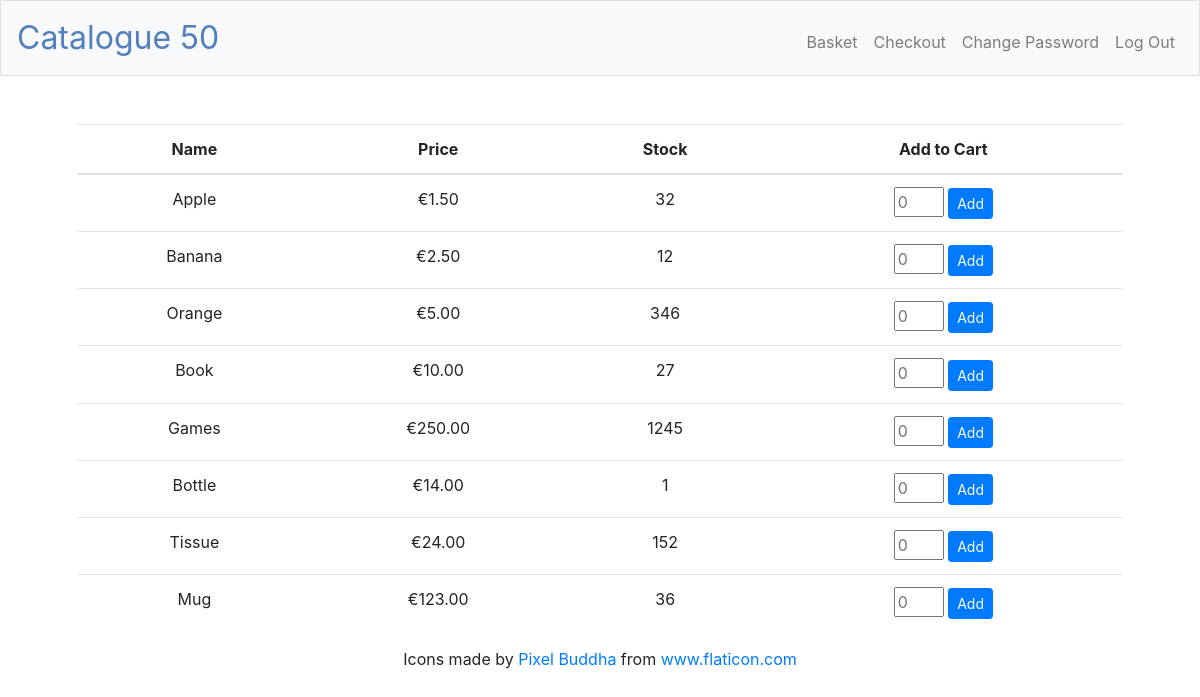
Page / (signed in) on the committed database.
### tables this page shows
CREATE TABLE product_master (
    product_code INTEGER UNIQUE PRIMARY KEY AUTOINCREMENT,
    product_description VARCHAR(40) NOT NULL,
    price REAL,
    stock INTEGER,
    image BLOB
);

### application.py (the view)
@app.route("/")
@login_required
def index():
    products = db.execute("SELECT * FROM product_master")
    return render_template("index.html", products=products)

### application.py (called while the page is built)
@app.after_request
def after_request(response):
    response.headers["Cache-Control"] = "no-cache, no-store, must-revalidate"
    response.headers["Expires"] = 0
    response.headers["Pragma"] = "no-cache"
    return response

### helpers.py (called while the page is built)
def login_required(f):
    @wraps(f)
    def decorated_function(*args, **kwargs):
        if session.get("user_id") is None:
            return redirect("/login")
        return f(*args, **kwargs)
    return decorated_function

def euro(value):
    return f"€{value:,.2f}"

### templates/index.html (shortened to what this page needs)
{% extends "layout.html" %}
{% block main %}
    <table class="table table-hover">
        <thead>
            <tr>
                <th>Name</th>
                <th>Price</th>
                <th>Stock</th>
                <th>Add to Cart</th>
            </tr>
        </thead>
        <tbody>
            {% for product in products %}
                <tr>
                    <td>{{ product.product_description }}</td>
                    <td>{{ product.price | euro}}</td>
                    <td>{{ product.stock }}</td>
                    <td>
                        <form action="/order" method="post">
                            <input type="number" name="items" min="0" max={{product.stock}} placeholder="0" style="width:50px" required>
                            <button class="btn btn-sm btn-primary" type="submit" name="submit">Add</button>
                        </form>
                    </td>
                </tr>
            {% endfor %}
        </tbody>
    </table>
{% endblock %}

### templates/layout.html (shortened to what this page needs)
<!DOCTYPE html>
<html lang="en">
    <head>
        <link href="https://maxcdn.bootstrapcdn.com/bootstrap/4.1.3/css/bootstrap.min.css" rel="stylesheet">
        <link href="/static/styles.css" rel="stylesheet">
    <body>
      <div class="container-lg">
        <nav class="navbar navbar-expand-md navbar-light bg-light border">
            <a class="navbar-brand" href="/"><span class="blue">Catalogue 50</a>
            <div class="collapse navbar-collapse" id="navbar">
                {% if session.user_id %}
                    <ul class="navbar-nav ml-5 mt-2">
                        <li class="nav-item"><a class="nav-link" href="/basket">Basket</a></li>
                        <li class="nav-item"><a class="nav-link" href="/checkout">Checkout</a></li>
                        <li class="nav-item"><a href="/change" class="nav-link">Change Password</a></li>
                        <li class="nav-item"><a class="nav-link" href="/logout">Log Out</a></li>
                    </ul>
                {% else %}
                    <ul class="navbar-nav ml-auto mt-2">
                        <li class="nav-item"><a class="nav-link" href="/register">Register</a></li>
                        <li class="nav-item"><a class="nav-link" href="/login">Log In</a></li>
                    </ul>
                {% endif %}
            </div>
        </nav>
        <main class="container p-5">
            {% block main %}{% endblock %}
            Icons made by <a href="https://www.flaticon.com/authors/pixel-buddha" title="Pixel Buddha">Pixel Buddha</a> from <a href="https://www.flaticon.com/" title="Flaticon"> www.flaticon.com</a>
        </main>
      </div>
    </body>
</html>

### static/styles.css (style rules this page uses)
nav .navbar-brand { font-size: xx-large; }
nav .navbar-brand .blue { color: #537fbe; }
main { overflow-x: auto; text-align: center; }

### rows in the picture
product_master: product_description "Apple", price|euro "€1.50", stock "32"
product_master: product_description "Banana", price|euro "€2.50", stock "12"
product_master: product_description "Orange", price|euro "€5.00", stock "346"
product_master: product_description "Book", price|euro "€10.00", stock "27"
product_master: product_description "Games", price|euro "€250.00", stock "1245"
product_master: product_description "Bottle", price|euro "€14.00", stock "1"
product_master: product_description "Tissue", price|euro "€24.00", stock "152"
product_master: product_description "Mug", price|euro "€123.00", stock "36"
